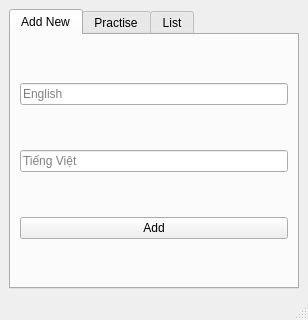
<?xml version="1.0" encoding="UTF-8"?>
<ui version="4.0">
 <class>mainWindow</class>
 <widget class="QMainWindow" name="mainWindow">
  <property name="geometry">
   <rect>
    <x>0</x>
    <y>0</y>
    <width>308</width>
    <height>320</height>
   </rect>
  </property>
  <property name="windowTitle">
   <string>WordNote</string>
  </property>
  <widget class="QWidget" name="centralwidget">
   <layout class="QVBoxLayout" name="verticalLayout_2">
    <item>
     <widget class="QTabWidget" name="tabWidget">
      <property name="styleSheet">
       <string notr="true">font: 11pt &quot;Segoe UI&quot;;</string>
      </property>
      <property name="currentIndex">
       <number>0</number>
      </property>
      <widget class="QWidget" name="tab">
       <attribute name="title">
        <string>Add New</string>
       </attribute>
       <layout class="QVBoxLayout" name="verticalLayout">
        <item>
         <widget class="QLineEdit" name="lineEdit_en">
          <property name="styleSheet">
           <string notr="true">border-color: rgb(131, 131, 131);</string>
          </property>
          <property name="inputMethodHints">
           <set>Qt::ImhNone</set>
          </property>
          <property name="placeholderText">
           <string>English</string>
          </property>
         </widget>
        </item>
        <item>
         <widget class="QLineEdit" name="lineEdit_vi">
          <property name="placeholderText">
           <string>Tiếng Việt</string>
          </property>
         </widget>
        </item>
        <item>
         <widget class="QPushButton" name="btn_add">
          <property name="text">
           <string>Add</string>
          </property>
         </widget>
        </item>
       </layout>
      </widget>
      <widget class="QWidget" name="tab_2">
       <attribute name="title">
        <string>Practise</string>
       </attribute>
       <layout class="QVBoxLayout" name="verticalLayout_3">
        <item>
         <widget class="QLabel" name="label_en">
          <property name="enabled">
           <bool>true</bool>
          </property>
          <property name="font">
           <font>
            <pointsize>12</pointsize>
            <italic>false</italic>
            <bold>true</bold>
           </font>
          </property>
          <property name="layoutDirection">
           <enum>Qt::LeftToRight</enum>
          </property>
          <property name="styleSheet">
           <string notr="true">font: 700 12pt &quot;Segoe UI&quot;;</string>
          </property>
          <property name="text">
           <string>TextLabel</string>
          </property>
          <property name="alignment">
           <set>Qt::AlignCenter</set>
          </property>
         </widget>
        </item>
        <item>
         <widget class="QRadioButton" name="rb_1">
          <property name="text">
           <string>RadioButton</string>
          </property>
          <attribute name="buttonGroup">
           <string notr="true">buttonGroup</string>
          </attribute>
         </widget>
        </item>
        <item>
         <widget class="QRadioButton" name="rb_2">
          <property name="text">
           <string>RadioButton</string>
          </property>
          <attribute name="buttonGroup">
           <string notr="true">buttonGroup</string>
          </attribute>
         </widget>
        </item>
        <item>
         <widget class="QRadioButton" name="rb_3">
          <property name="text">
           <string>RadioButton</string>
          </property>
          <attribute name="buttonGroup">
           <string notr="true">buttonGroup</string>
          </attribute>
         </widget>
        </item>
        <item>
         <widget class="QRadioButton" name="rb_4">
          <property name="text">
           <string>RadioButton</string>
          </property>
          <attribute name="buttonGroup">
           <string notr="true">buttonGroup</string>
          </attribute>
         </widget>
        </item>
        <item>
         <layout class="QHBoxLayout" name="horizontalLayout">
          <item>
           <widget class="QPushButton" name="btn_play">
            <property name="text">
             <string>Audio</string>
            </property>
           </widget>
          </item>
          <item>
           <widget class="QPushButton" name="btn_check">
            <property name="text">
             <string>Check</string>
            </property>
           </widget>
          </item>
          <item>
           <widget class="QPushButton" name="btn_next">
            <property name="text">
             <string>Next</string>
            </property>
           </widget>
          </item>
         </layout>
        </item>
       </layout>
      </widget>
      <widget class="QWidget" name="tab_3">
       <attribute name="title">
        <string>List</string>
       </attribute>
       <widget class="QWidget" name="layoutWidget">
        <property name="geometry">
         <rect>
          <x>0</x>
          <y>10</y>
          <width>258</width>
          <height>220</height>
         </rect>
        </property>
        <layout class="QVBoxLayout" name="verticalLayout_4">
         <item>
          <widget class="QListWidget" name="listWidget"/>
         </item>
         <item>
          <widget class="QLabel" name="label">
           <property name="text">
            <string/>
           </property>
          </widget>
         </item>
        </layout>
       </widget>
      </widget>
     </widget>
    </item>
   </layout>
  </widget>
  <widget class="QMenuBar" name="menubar">
   <property name="geometry">
    <rect>
     <x>0</x>
     <y>0</y>
     <width>308</width>
     <height>22</height>
    </rect>
   </property>
  </widget>
  <widget class="QStatusBar" name="statusbar"/>
 </widget>
 <resources/>
 <connections/>
 <buttongroups>
  <buttongroup name="buttonGroup"/>
 </buttongroups>
</ui>
